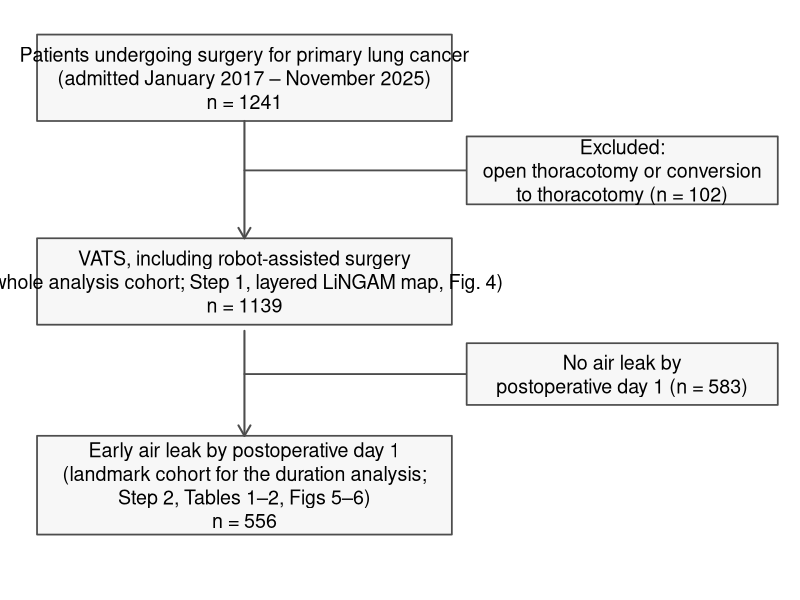

R code for this plot:
## 08 inclusion/exclusion flowchart (CONSORT-style, side branches)
## ---- portable paths (GitHub-ready; NO absolute paths, NO patient data in repo) ----
## Run this script from the R_code/ directory (e.g. `Rscript 02_analysis.R`).
## Patient-level data are NOT distributed. To regenerate the .rds files locally,
## place the source spreadsheet at ./data/データ.xlsx ; both ./data/ and
## ./figures/ are git-ignored so no patient-level data can be committed.
data_dir <- "data"; fig_dir <- "figures"
dir.create(data_dir, showWarnings = FALSE, recursive = TRUE)
dir.create(fig_dir,  showWarnings = FALSE, recursive = TRUE)
outdir <- fig_dir
png(file.path(outdir,"fig_flow.png"), width=2300, height=1620, res=210)
par(mar=c(0,0,0,0)); plot(0,0,type="n",xlim=c(0,100),ylim=c(8,98),axes=FALSE,xlab="",ylab="")
box2<-function(x,y,w,h,txt,cex=1.18){
  rect(x-w/2,y-h/2,x+w/2,y+h/2,col="grey97",border="grey30",lwd=1.7)
  text(x,y,txt,cex=cex)
}
vseg<-function(x,y0,y1) arrows(x,y0,x,y1,length=0.12,lwd=2.0,col="grey30")   # downward
hbr <-function(x0,x1,y) arrows(x0,y,x1,y,length=0.11,lwd=1.8,col="grey30")    # rightward branch
mx<-29                                   # main column x
# main boxes
box2(mx,89,56,14,"Patients undergoing surgery for primary lung cancer\n(admitted January 2017 – November 2025)\nn = 1241")
box2(mx,56,56,14,"VATS, including robot-assisted surgery\n(whole analysis cohort; Step 1, layered LiNGAM map, Fig. 4)\nn = 1139")
box2(mx,23,56,16,"Early air leak by postoperative day 1\n(landmark cohort for the duration analysis;\nStep 2, Tables 1–2, Figs 5–6)\nn = 556")
# vertical flow with side branches
vseg(mx,82,63)                           # A -> B
hbr(mx,61.6,74); box2(80,74,42,11,"Excluded:\nopen thoracotomy or conversion\nto thoracotomy (n = 102)",cex=1.18)
vseg(mx,48,31)                           # B -> C
hbr(mx,61.6,41); box2(80,41,42,10,"No air leak by\npostoperative day 1 (n = 583)",cex=1.18)
dev.off()
cat("flowchart saved\n")
